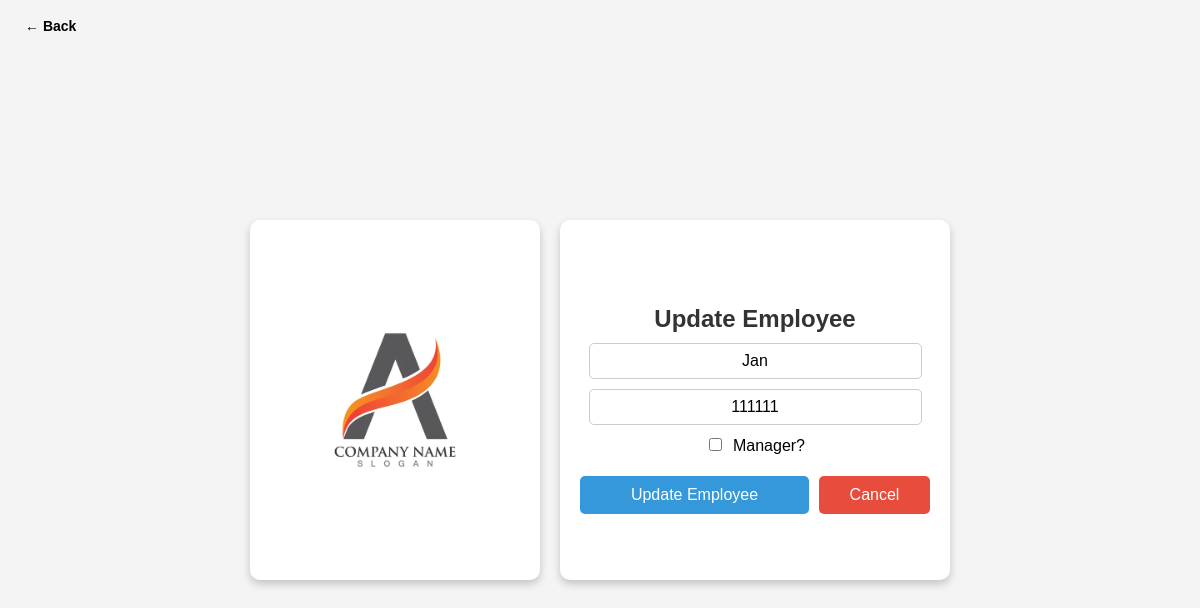
The page /update_employee/111111/ on the database as committed earlier.
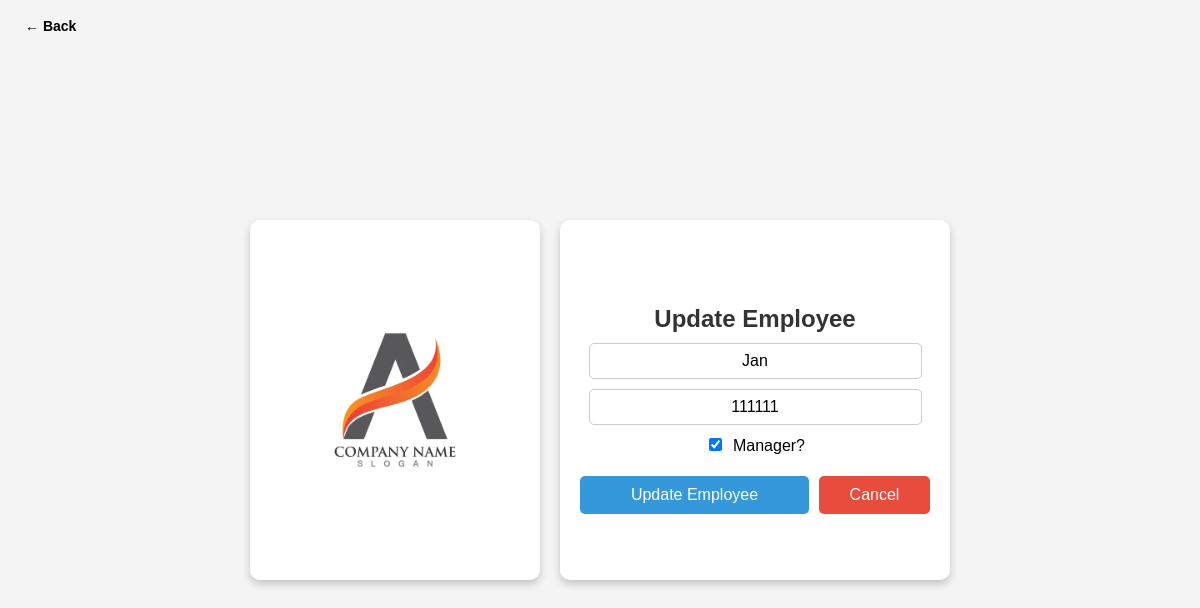
The same page on the database as committed later.
### employees/models.py (models this page shows, shortened)
class Employee(AbstractBaseUser):
    employee_id = models.CharField(max_length=6, unique=True)
    name = models.CharField(max_length=100)
    passcode = models.CharField(max_length=6)
    department = models.ForeignKey(
        Department,
        on_delete=models.CASCADE,
        related_name='employees',
        null=False,
        default=""
    )
    is_manager = models.BooleanField(default=False)
    archived = models.BooleanField(default=False)
    archive_date = models.DateTimeField(null=True, blank=True)
    objects = EmployeeManager()
    USERNAME_FIELD = 'employee_id'
    REQUIRED_FIELDS = ['name']

### employees/views.py (the view)
# urls.py: path('update_employee/<str:employee_id>/', views.update_employee, name='update_employee'),
def update_employee(request, employee_id):
    employee = get_object_or_404(Employee, employee_id=employee_id)
    if request.method == 'POST':
        employee.name = request.POST['name']
        employee.passcode = request.POST['passcode']
        employee.is_manager = 'is_manager' in request.POST  # Update manager status
        employee.save()
        return redirect('manager_dashboard')
    return render(request, 'employees/update_employee.html', {'employee': employee})

### employees/templates/employees/update_employee.html (shortened to what this page needs)
<!DOCTYPE html>
<html lang="en">
<head>
    {% load static %}
</head>
<body>
    <a href="javascript:window.history.back();" class="back-btn">← Back</a>
    <div class="wrapper">
        <div class="box left-box">
            <img src="{% static 'images/logo.jpg' %}" alt="Company Logo" class="logo">
        </div>
        <div class="box right-box">
            <h2>Update Employee</h2>
            <form method="POST">
                <input type="text" name="name" value="{{ employee.name }}" required>
                <input type="text" name="passcode" value="{{ employee.passcode }}" required>
                <div class="checkbox-container">
                    <input type="checkbox" id="is_manager" name="is_manager" {% if employee.is_manager %}checked{% endif %}>
                    <label for="is_manager">Manager?</label>
                </div>
                <div class="button-container">
                    <button type="submit" class="button submit-btn">Update Employee</button>
                    <a href="{% url 'manager_dashboard' %}" class="button cancel-btn">Cancel</a>
                </div>
            </form>
        </div>
    </div>
</body>
</html>

Rows that differ between the two databases and show on the page:
changed Employee "Jan": is_manager "☐" → "☑"
